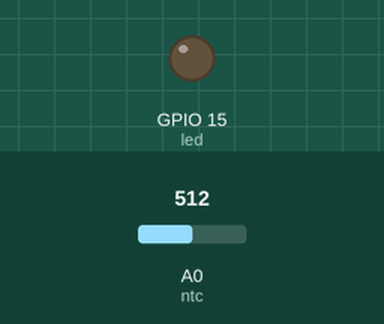
Simulated run of this program. Board: ESP8266 board running MicroPython. Shown: output pins drawn as LEDs (lit = HIGH). The inputs (shaded band) are chosen by the test bench; at power-on: A0 (ntc) = 512 (analog values on the 0–1023 scale). What the program prints to the serial console is not drawn.

Above: at 1.2 s.
1.3 s: A0 (ntc) set to 550
At 5.3 s:
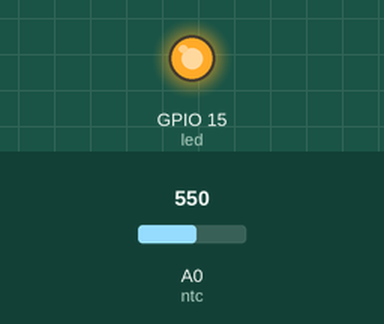
6.3 s: A0 (ntc) set to 511
At 8.4 s:
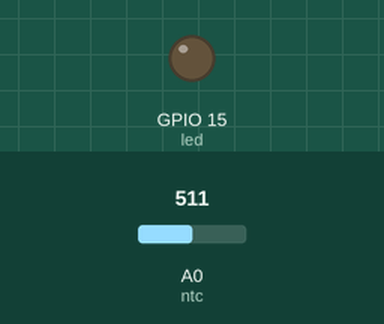
11.3 s: A0 (ntc) set to 716
At 12.7 s:
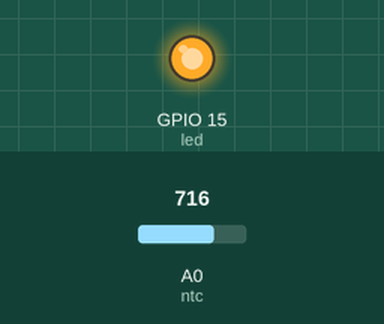
Timing chart, 0 to 14.3 s (numbered marks = the images above; inputs shaded):
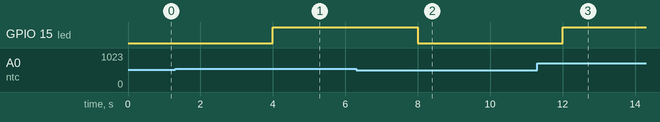

The program:

10_ADC_ntc.py
```python
#
# Oficina de Computação Física
# Prof. Peter Jandl Jr
#
# 10_ADC_ntc.py
# Leitura analógica de um termistor (NTC), com led de alerta
# para temperatura alta.
#
from machine import Pin, ADC
from math import log
from time import sleep

# termistor conectado ao pino 1 (ADC0)
ntc = ADC(0)
# saida conectada ao led externo
led = Pin(15, Pin.OUT)

def temperatura(resolucao=1023):
    tempK = log(10000.0 * (resolucao / ntc.read() - 1))
    tempK = 1 / (0.001129148 + (0.000234125 + (0.0000000876741 * tempK * tempK)) * tempK)
    return tempK

def K_para_C(K):
  return K - 273.15

try:
    while True:
        temp = temperatura()
        print("Temperatura:", round(temp, 2), "K |",
              round(K_para_C(temp), 2), "˚C")
        if temp > 300:
            led.on()
            print("Alerta de temperatura!!")
        else:
            led.off()
        sleep(4.0)
except KeyboardInterrupt:
    print('Programa finalizado')
```

Measured:
- the behaviour switches between 532 and 533 on A0 (ntc) (found by bisection; images 0 and 1)
- after the input at 1.3 s, GPIO 15 (led): LOW → HIGH after 2.7 s
- after the input at 6.3 s, GPIO 15 (led): HIGH → LOW after 1.7 s
- after the input at 11.3 s, GPIO 15 (led): LOW → HIGH after 0.70 s
